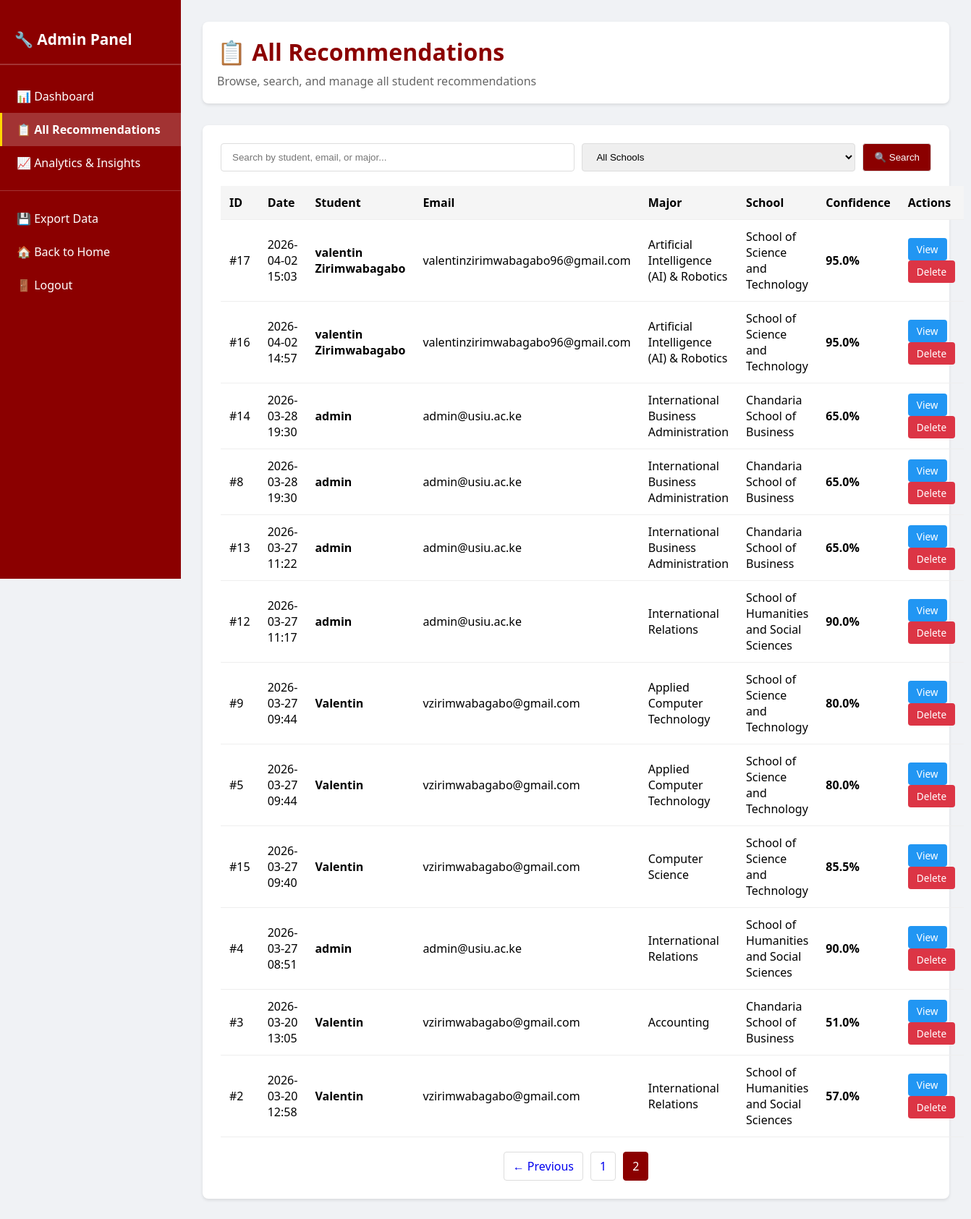
/admin/recommendations?page=2&search=&school= (signed in), run on the app's committed database.
### app.py (models this page shows, shortened)
class Result(db.Model):
    id         = db.Column(db.Integer,  primary_key=True)
    major      = db.Column(db.String(100), nullable=False)
    school     = db.Column(db.String(150), nullable=False)
    confidence = db.Column(db.Float,    nullable=False)
    timestamp  = db.Column(db.DateTime, nullable=False, default=datetime.utcnow)
    user_id    = db.Column(db.Integer,  db.ForeignKey('user.id'), nullable=False)

class User(db.Model, UserMixin):
    id            = db.Column(db.Integer,     primary_key=True)
    username      = db.Column(db.String(80),  unique=True, nullable=False)
    email         = db.Column(db.String(120), unique=True, nullable=False)
    password_hash = db.Column(db.String(128), nullable=False)   # 128 for safety margin
    is_admin      = db.Column(db.Boolean,     default=False)
    results       = db.relationship('Result', backref='author', lazy=True, cascade='all, delete-orphan')
    audit_logs    = db.relationship('AuditLog', backref='actor', lazy=True, cascade='all, delete-orphan')

### app.py (the view)
@app.route('/admin/recommendations')
@login_required
def admin_recommendations():
    denied = _require_admin()
    if denied: return denied
    search_query  = request.args.get('search', '').strip()
    school_filter = request.args.get('school', '').strip()
    page          = request.args.get('page', 1, type=int)
    query = Result.query.join(User)
    if search_query:
        query = query.filter(
            Result.major.ilike(f'%{search_query}%') |
            User.username.ilike(f'%{search_query}%') |
            User.email.ilike(f'%{search_query}%')
        )
    if school_filter:
        query = query.filter(Result.school.ilike(f'%{school_filter}%'))
    paginated = query.order_by(desc(Result.timestamp)).paginate(page=page, per_page=20)
    schools   = [s[0] for s in db.session.query(Result.school).distinct().all()]
    return render_template(
        'admin_recommendations.html',
        results=paginated.items,
        pagination=paginated,
        schools=schools,
        search_query=search_query,
        school_filter=school_filter,
    )

### app.py (called while the page is built)
@login_manager.user_loader
def load_user(user_id):
    return db.session.get(User, int(user_id))

def _require_admin():
    if not current_user.is_admin:
        flash('🚫 Access Denied: Administrators only.', 'danger')
        return redirect(url_for('index'))
    return None

### templates/admin_recommendations.html (shortened to what this page needs)
<!DOCTYPE html>
<html lang="en">
<head>
</head>
<body>
<div class="admin-container">
    <div class="sidebar">
        <h2>🔧 Admin Panel</h2>
        <a href="{{ url_for('admin') }}" class="nav-item">📊 Dashboard</a>
        <a href="{{ url_for('admin_recommendations') }}" class="nav-item active">📋 All Recommendations</a>
        <a href="{{ url_for('admin_analytics') }}" class="nav-item">📈 Analytics & Insights</a>
        <hr style="border: none; border-top: 1px solid rgba(255,255,255,0.2); margin: 15px 0;">
        <a href="{{ url_for('admin_export_data') }}" class="nav-item">💾 Export Data</a>
        <a href="{{ url_for('index') }}" class="nav-item">🏠 Back to Home</a>
        <a href="{{ url_for('logout') }}" class="nav-item">🚪 Logout</a>
    </div>
    <div class="main-content">
        <div class="admin-header">
            <h1>📋 All Recommendations</h1>
            <p style="color: #666; margin-top: 8px;">Browse, search, and manage all student recommendations</p>
        </div>
        <div class="content-section">
            <div class="filter-bar">
                <form method="GET" style="display: flex; gap: 10px; width: 100%; flex-wrap: wrap;">
                    <input type="text" name="search" placeholder="Search by student, email, or major..." value="{{ search_query }}" style="flex: 1; min-width: 200px;">
                    <select name="school" style="min-width: 150px;">
                        <option value="">All Schools</option>
                    </select>
                    <button type="submit">🔍 Search</button>
                </form>
            </div>
            {% if results %}
                <div class="table-responsive">
                    <table>
                        <thead>
                            <tr>
                                <th>ID</th>
                                <th>Date</th>
                                <th>Student</th>
                                <th>Email</th>
                                <th>Major</th>
                                <th>School</th>
                                <th>Confidence</th>
                                <th>Actions</th>
                            </tr>
                        </thead>
                        <tbody>
                            {% for result in results %}
                                <tr>
                                    <td>#{{ result.id }}</td>
                                    <td>{{ result.timestamp.strftime('%Y-%m-%d %H:%M') }}</td>
                                    <td><strong>{{ result.author.username }}</strong></td>
                                    <td>{{ result.author.email }}</td>
                                    <td>{{ result.major }}</td>
                                    <td>{{ result.school }}</td>
                                    <td><strong>{{ "%.1f"|format(result.confidence) }}%</strong></td>
                                    <td>
                                        <a href="{{ url_for('admin_view_recommendation', rec_id=result.id) }}" class="btn btn-info">View</a>
                                        <a href="{{ url_for('admin_delete_recommendation', rec_id=result.id) }}" class="btn btn-danger">Delete</a>
                                    </td>
                                </tr>
                            {% endfor %}
                        </tbody>
                    </table>
                </div>
                {% if pagination.pages > 1 %}
                    <div class="pagination">
                        {% if pagination.has_prev %}
                            <a href="{{ url_for('admin_recommendations', page=pagination.prev_num, search=search_query, school=school_filter) }}">← Previous</a>
                        {% endif %}
                        {% for page_num in pagination.iter_pages() %}
                            {% if page_num %}
                                {% if page_num == pagination.page %}
                                    <span class="current">{{ page_num }}</span>
                                {% else %}
                                    <a href="{{ url_for('admin_recommendations', page=page_num, search=search_query, school=school_filter) }}">{{ page_num }}</a>
                                {% endif %}
                            {% endif %}
                        {% endfor %}
                    </div>
                {% endif %}
            {% endif %}
        </div>
    </div>
</div>
</body>
</html>

### templates/admin_recommendations.html (style rules this page uses)
* { margin: 0; padding: 0; box-sizing: border-box; }
body { font-family: 'Segoe UI', sans-serif; background-color: #f0f2f5; }
.admin-container { display: flex; min-height: 100vh; }
.sidebar { width: 250px; background-color: #8B0000; color: white; padding: 20px 0; position: fixed; height: 100vh; overflow-y: auto; }
.sidebar h2 { padding: 20px; font-size: 1.3em; border-bottom: 2px solid rgba(255,255,255,0.2); margin-bottom: 20px; }
.nav-item { padding: 12px 20px; text-decoration: none; display: block; color: white; border-left: 3px solid transparent; transition: all 0.3s; }
.nav-item.active { background-color: rgba(255,255,255,0.2); border-left-color: #FFD700; font-weight: bold; }
.main-content { margin-left: 250px; padding: 30px; width: calc(100% - 250px); }
.admin-header { background: white; padding: 20px; border-radius: 8px; margin-bottom: 30px; box-shadow: 0 2px 4px rgba(0,0,0,0.1); }
.admin-header h1 { color: #8B0000; }
.content-section { background: white; padding: 25px; border-radius: 8px; box-shadow: 0 2px 4px rgba(0,0,0,0.1); }
.filter-bar { display: flex; gap: 10px; margin-bottom: 20px; flex-wrap: wrap; }
.filter-bar input, .filter-bar select, .filter-bar button { padding: 10px 15px; border: 1px solid #ddd; border-radius: 4px; }
.filter-bar button { background-color: #8B0000; color: white; cursor: pointer; }
table { width: 100%; border-collapse: collapse; margin-top: 15px; }
th, td { padding: 12px; text-align: left; border-bottom: 1px solid #eee; }
th { background-color: #f5f5f5; font-weight: 600; }
.btn { padding: 6px 12px; border: none; border-radius: 4px; cursor: pointer; font-size: 0.85em; text-decoration: none; display: inline-block; }
.btn-info { background-color: #2196f3; color: white; }
.btn-danger { background-color: #dc3545; color: white; }
.pagination { display: flex; justify-content: center; gap: 10px; margin-top: 20px; }
.pagination a, .pagination span { padding: 8px 12px; border: 1px solid #ddd; border-radius: 4px; text-decoration: none; }
.pagination .current { background-color: #8B0000; color: white; border-color: #8B0000; }

### data on the page
Result: id "17", timestamp "2026-04-02 15:03", author.username "valentin Zirimwabagabo", author.email "valentinzirimwabagabo96@gmail.com", major "Artificial Intelligence (AI) & Robotics", school "School of Science and Technology", confidence "95.0"
Result: id "16", timestamp "2026-04-02 14:57", author.username "valentin Zirimwabagabo", author.email "valentinzirimwabagabo96@gmail.com", major "Artificial Intelligence (AI) & Robotics", school "School of Science and Technology", confidence "95.0"
Result: id "14", timestamp "2026-03-28 19:30", author.username "admin", author.email "admin@usiu.ac.ke", major "International Business Administration", school "Chandaria School of Business", confidence "65.0"
Result: id "8", timestamp "2026-03-28 19:30", author.username "admin", author.email "admin@usiu.ac.ke", major "International Business Administration", school "Chandaria School of Business", confidence "65.0"
Result: id "13", timestamp "2026-03-27 11:22", author.username "admin", author.email "admin@usiu.ac.ke", major "International Business Administration", school "Chandaria School of Business", confidence "65.0"
Result: id "12", timestamp "2026-03-27 11:17", author.username "admin", author.email "admin@usiu.ac.ke", major "International Relations", school "School of Humanities and Social Sciences", confidence "90.0"
Result: id "9", timestamp "2026-03-27 09:44", author.username "Valentin", author.email "vzirimwabagabo@gmail.com", major "Applied Computer Technology", school "School of Science and Technology", confidence "80.0"
Result: id "5", timestamp "2026-03-27 09:44", author.username "Valentin", author.email "vzirimwabagabo@gmail.com", major "Applied Computer Technology", school "School of Science and Technology", confidence "80.0"
Result: id "15", timestamp "2026-03-27 09:40", author.username "Valentin", author.email "vzirimwabagabo@gmail.com", major "Computer Science", school "School of Science and Technology", confidence "85.5"
Result: id "4", timestamp "2026-03-27 08:51", author.username "admin", author.email "admin@usiu.ac.ke", major "International Relations", school "School of Humanities and Social Sciences", confidence "90.0"
Result: id "3", timestamp "2026-03-20 13:05", author.username "Valentin", author.email "vzirimwabagabo@gmail.com", major "Accounting", school "Chandaria School of Business", confidence "51.0"
Result: id "2", timestamp "2026-03-20 12:58", author.username "Valentin", author.email "vzirimwabagabo@gmail.com", major "International Relations", school "School of Humanities and Social Sciences", confidence "57.0"

### other printed values
{{ page_num }} "1"
{{ page_num }} "2"
